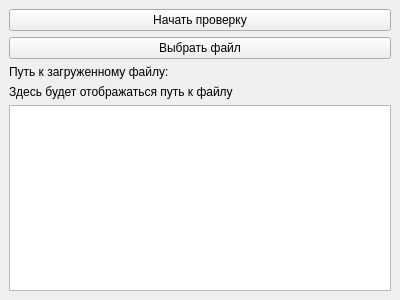
<?xml version="1.0" encoding="UTF-8"?>
<ui version="4.0">
 <class>PasswordCheckerApp</class>
 <widget class="QMainWindow" name="PasswordCheckerApp">
  <property name="geometry">
   <rect>
    <x>0</x>
    <y>0</y>
    <width>400</width>
    <height>300</height>
   </rect>
  </property>
  <property name="windowTitle">
   <string>Password Checker</string>
  </property>
  <widget class="QWidget" name="centralwidget">
   <layout class="QVBoxLayout" name="verticalLayout">
    <item>
     <widget class="QPushButton" name="pushButtonCheckPassword">
      <property name="text">
       <string>Начать проверку</string>
      </property>
     </widget>
    </item>
    <item>
     <widget class="QPushButton" name="pushButtonBrowseFile">
      <property name="sizePolicy">
       <sizepolicy hsizetype="Minimum" vsizetype="Fixed">
        <horstretch>0</horstretch>
        <verstretch>0</verstretch>
       </sizepolicy>
      </property>
      <property name="text">
       <string>Выбрать файл</string>
      </property>
     </widget>
    </item>
    <item>
     <widget class="QLabel" name="labelFileStatus">
      <property name="text">
       <string>Путь к загруженному файлу:</string>
      </property>
     </widget>
    </item>
    <item>
     <widget class="QLabel" name="labelFileName">
      <property name="text">
       <string>Здесь будет отображаться путь к файлу</string>
      </property>
     </widget>
    </item>
    <item>
     <widget class="QTextBrowser" name="textEditResult"/>
    </item>
   </layout>
  </widget>
 </widget>
 <resources/>
 <connections/>
</ui>
